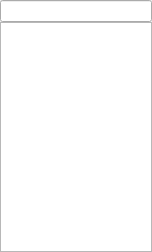
<?xml version="1.0" encoding="UTF-8"?>
<ui version="4.0">
 <class>node_search_dialog</class>
 <widget class="QWidget" name="node_search_dialog">
  <property name="windowModality">
   <enum>Qt::WindowModality::NonModal</enum>
  </property>
  <property name="enabled">
   <bool>true</bool>
  </property>
  <property name="geometry">
   <rect>
    <x>0</x>
    <y>0</y>
    <width>152</width>
    <height>252</height>
   </rect>
  </property>
  <property name="contextMenuPolicy">
   <enum>Qt::ContextMenuPolicy::NoContextMenu</enum>
  </property>
  <property name="windowTitle">
   <string>Form</string>
  </property>
  <layout class="QVBoxLayout" name="verticalLayout">
   <property name="spacing">
    <number>0</number>
   </property>
   <property name="leftMargin">
    <number>0</number>
   </property>
   <property name="topMargin">
    <number>0</number>
   </property>
   <property name="rightMargin">
    <number>0</number>
   </property>
   <property name="bottomMargin">
    <number>0</number>
   </property>
   <item>
    <widget class="QLineEdit" name="search_le"/>
   </item>
   <item>
    <widget class="QListWidget" name="node_lw"/>
   </item>
  </layout>
 </widget>
 <resources/>
 <connections/>
</ui>
